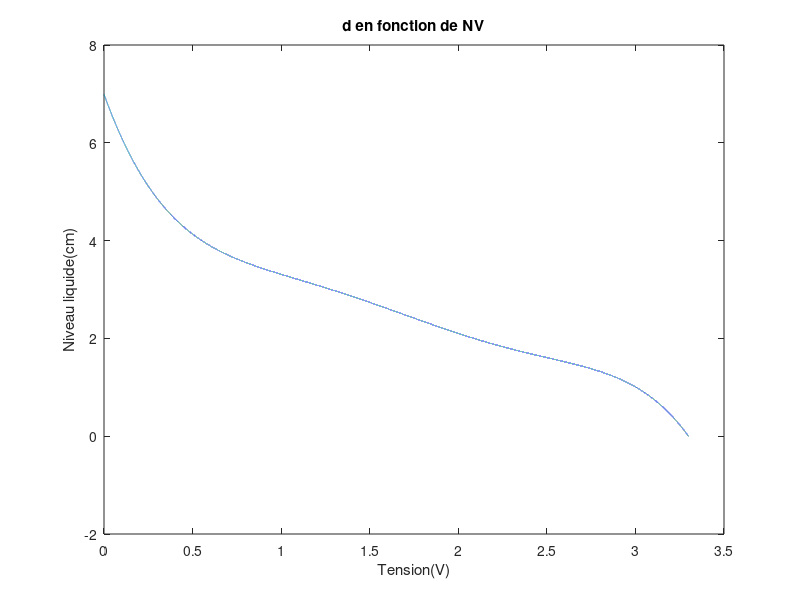
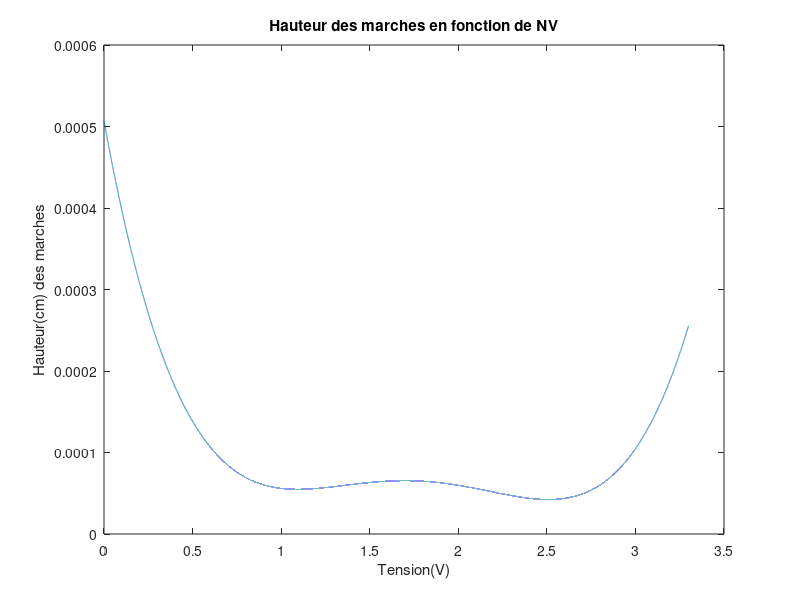

These figures' MATLAB source, in order:
close all
clear all
%On veut toute les valeurs possible sur 16bits
range = 0:(2^16 - 1);
range = range.* (3.3 / 65535);
poly = [-0.2566 2.2669 -7.5798 11.9577 -10.0720 6.9938];
distance = polyval(poly, range);
figure(1)
plot(range,distance);
title('d en fonction de NV')
ylabel('Niveau liquide(cm)')
xlabel('Tension(V)')
%On calcule chaque marche sur toute les valeurs
for i = 1:65535;
    step_size(i) = distance(i) - distance(i + 1);
end

x = range(2:end);
figure(2)
plot(x, step_size);
title('Hauteur des marches en fonction de NV')
ylabel('Hauteur(cm) des marches')
xlabel('Tension(V)')
